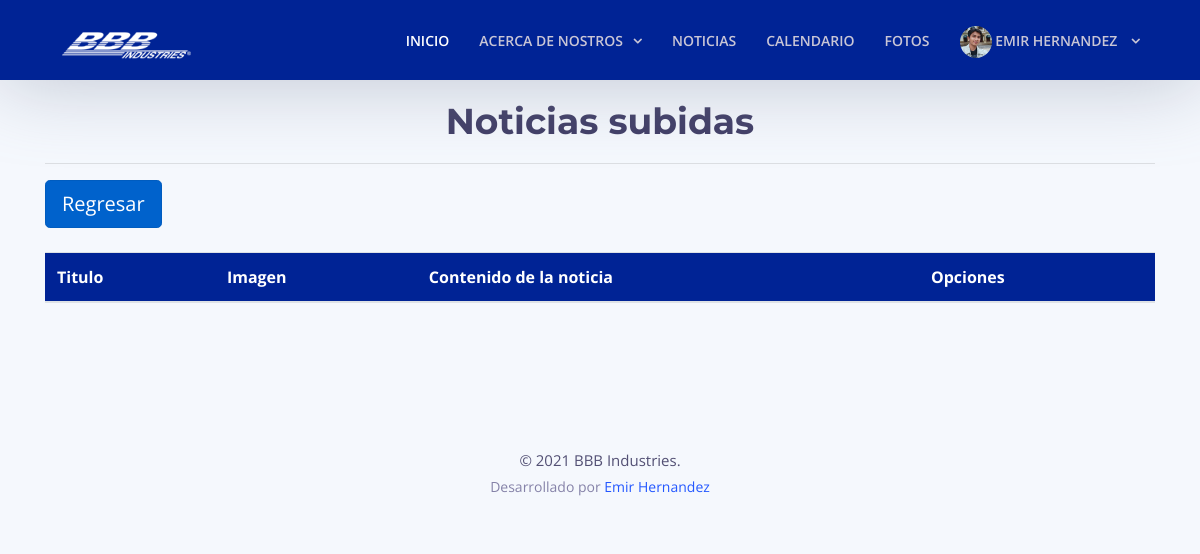
Page /noticias/control.php (signed in) on the earlier database version.
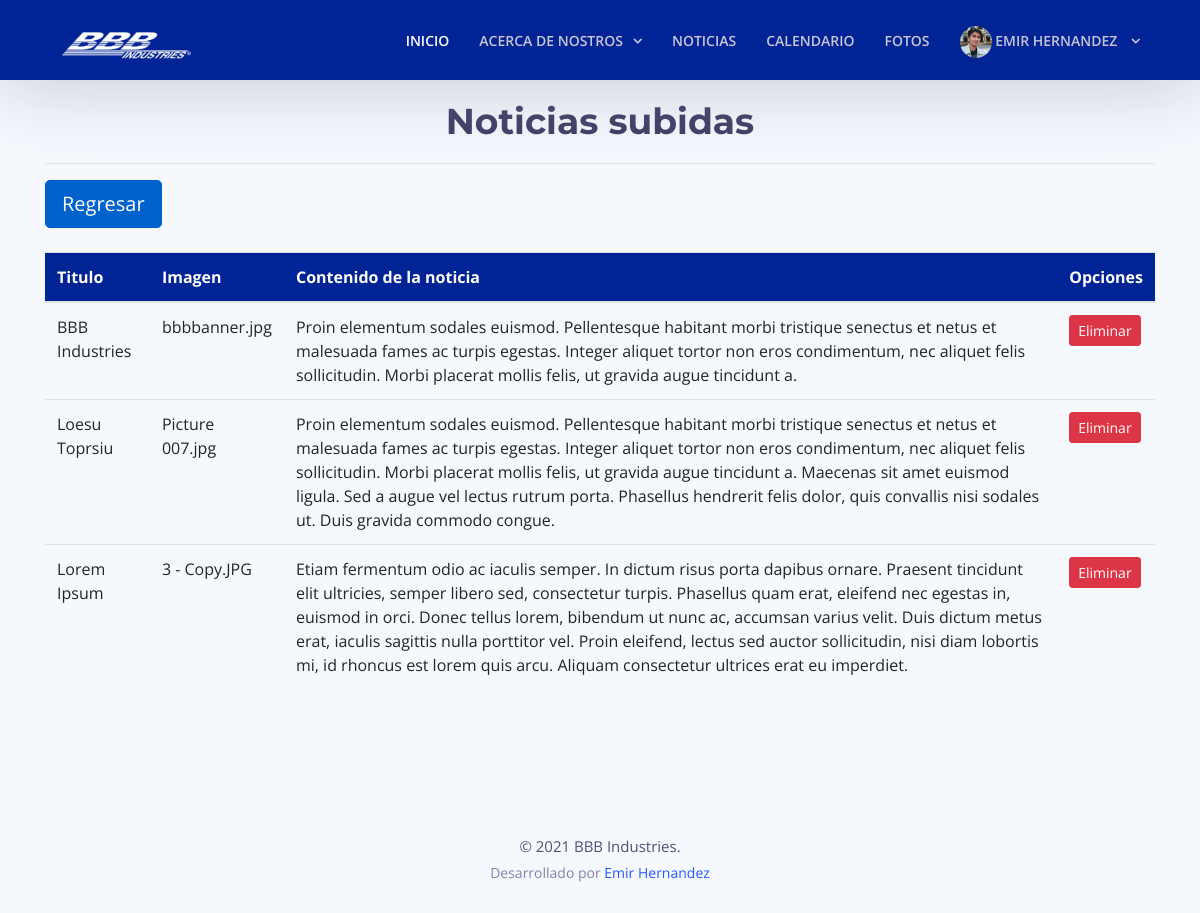
Same page on the later database version.
### tables this page shows
CREATE TABLE `tbl_noticias`  (
  `id` int NOT NULL AUTO_INCREMENT,
  `title` varchar(255) NULL DEFAULT NULL,
  `image` varchar(200) NOT NULL,
  `text` text NOT NULL,
  `fcreate` datetime NULL DEFAULT current_timestamp,
  PRIMARY KEY (`id`) USING BTREE
);

### noticias/control.php (the view, shortened to what the changed rows need)
<!DOCTYPE html>
<html lang="en">
<head>
    <link href="../lib/bootstrap/css/bootstrap.min.css" rel="stylesheet">
    <link href="../lib/font-awesome/css/font-awesome.min.css" rel="stylesheet">
    <link href="../lib/animate/animate.min.css" rel="stylesheet">
    <link href="../lib/ionicons/css/ionicons.min.css" rel="stylesheet">
    <link href="../lib/owlcarousel/assets/owl.carousel.min.css" rel="stylesheet">
    <link href="../lib/lightbox/css/lightbox.min.css" rel="stylesheet">
    <link href="../css/style.css" rel="stylesheet">
</head>
<body>
    <main id="main">
        <?php
        $error = false;
        $config = include '../config.php';
        try {
            $dsn = 'mysql:host=' . $config['db']['host'] . ';dbname=' . $config['db']['name'];
            $conexion = new PDO($dsn, $config['db']['user'], $config['db']['pass'], $config['db']['options']);
            $consultaSQL = "SELECT * FROM tbl_noticias ORDER BY fcreate DESC;";
            $sentencia = $conexion->prepare($consultaSQL);
            $sentencia->execute();
            $noticia = $sentencia->fetchAll();
        } catch (PDOException $error) {
            $error = $error->getMessage();
        }
        ?>
        <section id="portfolio" class="section-bg">
            <div>
                <div class="container">
                    <div class="cwp4-two row">
                        <div class="cwp4-text col-lg-12">
                            <br>
                            <table class="table table-hover">
                                <thead style="background-color:#002395; color:white;">
                                    <tr>
                                        <th scope="col">Titulo</th>
                                        <th scope="col">Imagen</th>
                                        <th scope="col">Contenido de la noticia</th>
                                        <th scope="col">Opciones</th>
                                    </tr>
                                </thead>
                                <tbody>
                                    <?php
                                    if ($noticia && $sentencia->rowCount() > 0) {
                                        foreach ($noticia as $fila) {
                                    ?>
                                            <tr>
                                                <td><?php echo ($fila["title"]); ?></td>
                                                <td><?php echo ($fila["image"]); ?></td>
                                                <td><?php echo ($fila["text"]); ?></td>
                                                <td>
                                                    <a href="../noticias/delete.php?id=<?php echo $fila['id']; ?>?" class="btn btn-danger btn-sm">Eliminar</a>
                                                </td>
                                            </tr>
                                    <?php
                                        }
                                    }
                                    ?>
                                </tbody>
                            </table>
                        </div>
                    </div>
                </div>
        </section>
    </main>
</body>
</html>

Differences in the rows shown:
added tbl_noticias: title "BBB Industries", image "bbbbanner.jpg", text "Proin elementum sodales euismod. Pellentesque habitant morbi tristique senectus et netus et malesuada fames ac turpis egestas. Integer aliquet tortor non eros condimentum, nec aliquet felis sollicitudin. Morbi placerat mollis felis, ut gravida augue tincidunt a."
added tbl_noticias: title "Loesu Toprsiu", image "Picture 007.jpg", text "Proin elementum sodales euismod. Pellentesque habitant morbi tristique senectus et netus et malesuada fames ac turpis egestas. Integer aliquet tortor non eros condimentum, nec aliquet felis sollicitudin. Morbi placerat mollis felis, ut gravida augue tincidunt a. Maecenas sit amet euismod ligula. Sed a augue vel lectus rutrum porta. Phasellus hendrerit felis dolor, quis convallis nisi sodales ut. Duis gravida commodo congue."
added tbl_noticias: title "Lorem Ipsum", image "3 - Copy.JPG", text "Etiam fermentum odio ac iaculis semper. In dictum risus porta dapibus ornare. Praesent tincidunt elit ultricies, semper libero sed, consectetur turpis. Phasellus quam erat, eleifend nec egestas in, euismod in orci. Donec tellus lorem, bibendum ut nunc ac, accumsan varius velit. Duis dictum metus erat, iaculis sagittis nulla porttitor vel. Proin eleifend, lectus sed auctor sollicitudin, nisi diam lobortis mi, id rhoncus est lorem quis arcu. Aliquam consectetur ultrices erat eu imperdiet."
